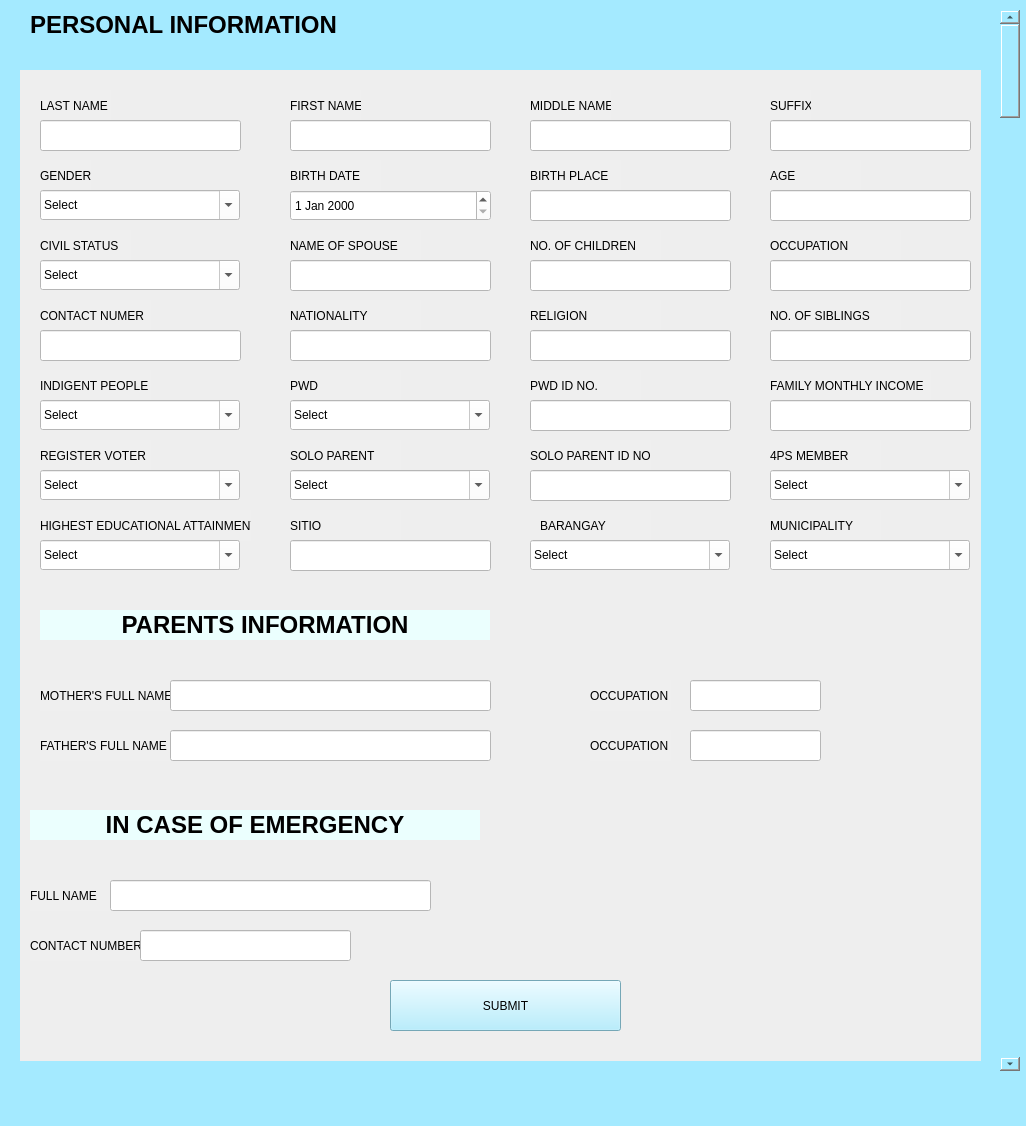
<?xml version="1.0" encoding="UTF-8"?>
<ui version="4.0">
 <class>MainWindow</class>
 <widget class="QMainWindow" name="MainWindow">
  <property name="geometry">
   <rect>
    <x>0</x>
    <y>0</y>
    <width>1026</width>
    <height>1126</height>
   </rect>
  </property>
  <property name="windowTitle">
   <string>MainWindow</string>
  </property>
  <property name="styleSheet">
   <string notr="true">background-color: rgb(164, 234, 255);
</string>
  </property>
  <widget class="QWidget" name="centralwidget">
   <widget class="QLabel" name="label">
    <property name="geometry">
     <rect>
      <x>30</x>
      <y>10</y>
      <width>521</width>
      <height>31</height>
     </rect>
    </property>
    <property name="text">
     <string>&lt;html&gt;&lt;head/&gt;&lt;body&gt;&lt;p&gt;&lt;span style=&quot; font-size:18pt; font-weight:696;&quot;&gt;PERSONAL INFORMATION&lt;/span&gt;&lt;/p&gt;&lt;/body&gt;&lt;/html&gt;</string>
    </property>
   </widget>
   <widget class="QLabel" name="label_2">
    <property name="geometry">
     <rect>
      <x>40</x>
      <y>90</y>
      <width>71</width>
      <height>31</height>
     </rect>
    </property>
    <property name="styleSheet">
     <string notr="true">background-color: rgb(239, 239, 239);
</string>
    </property>
    <property name="text">
     <string>LAST NAME</string>
    </property>
   </widget>
   <widget class="QLineEdit" name="lineEdit">
    <property name="geometry">
     <rect>
      <x>40</x>
      <y>120</y>
      <width>201</width>
      <height>31</height>
     </rect>
    </property>
    <property name="styleSheet">
     <string notr="true">background-color: rgb(255, 255, 255);</string>
    </property>
   </widget>
   <widget class="QLabel" name="label_3">
    <property name="geometry">
     <rect>
      <x>290</x>
      <y>90</y>
      <width>71</width>
      <height>31</height>
     </rect>
    </property>
    <property name="styleSheet">
     <string notr="true">background-color: rgb(239, 239, 239);</string>
    </property>
    <property name="text">
     <string>FIRST NAME</string>
    </property>
   </widget>
   <widget class="QLabel" name="label_4">
    <property name="geometry">
     <rect>
      <x>530</x>
      <y>90</y>
      <width>81</width>
      <height>31</height>
     </rect>
    </property>
    <property name="styleSheet">
     <string notr="true">background-color: rgb(239, 239, 239);
</string>
    </property>
    <property name="text">
     <string>MIDDLE NAME</string>
    </property>
   </widget>
   <widget class="QLabel" name="label_5">
    <property name="geometry">
     <rect>
      <x>770</x>
      <y>90</y>
      <width>41</width>
      <height>31</height>
     </rect>
    </property>
    <property name="styleSheet">
     <string notr="true">background-color: rgb(239, 239, 239);</string>
    </property>
    <property name="text">
     <string>SUFFIX</string>
    </property>
   </widget>
   <widget class="QLabel" name="label_6">
    <property name="geometry">
     <rect>
      <x>290</x>
      <y>160</y>
      <width>91</width>
      <height>31</height>
     </rect>
    </property>
    <property name="styleSheet">
     <string notr="true">background-color: rgb(239, 239, 239);
</string>
    </property>
    <property name="text">
     <string>BIRTH DATE</string>
    </property>
   </widget>
   <widget class="QLineEdit" name="lineEdit_2">
    <property name="geometry">
     <rect>
      <x>290</x>
      <y>120</y>
      <width>201</width>
      <height>31</height>
     </rect>
    </property>
    <property name="styleSheet">
     <string notr="true">background-color: rgb(255, 255, 255);</string>
    </property>
   </widget>
   <widget class="QLabel" name="label_7">
    <property name="geometry">
     <rect>
      <x>40</x>
      <y>160</y>
      <width>51</width>
      <height>31</height>
     </rect>
    </property>
    <property name="styleSheet">
     <string notr="true">background-color: rgb(239, 239, 239);
</string>
    </property>
    <property name="text">
     <string>GENDER</string>
    </property>
   </widget>
   <widget class="QComboBox" name="comboBox">
    <property name="geometry">
     <rect>
      <x>40</x>
      <y>190</y>
      <width>200</width>
      <height>30</height>
     </rect>
    </property>
    <property name="minimumSize">
     <size>
      <width>200</width>
      <height>30</height>
     </size>
    </property>
    <property name="maximumSize">
     <size>
      <width>150</width>
      <height>30</height>
     </size>
    </property>
    <property name="styleSheet">
     <string notr="true">background-color: rgb(255, 255, 255);</string>
    </property>
    <property name="editable">
     <bool>true</bool>
    </property>
    <item>
     <property name="text">
      <string>Select</string>
     </property>
    </item>
    <item>
     <property name="text">
      <string>Male</string>
     </property>
    </item>
    <item>
     <property name="text">
      <string>Female</string>
     </property>
    </item>
   </widget>
   <widget class="QLabel" name="label_8">
    <property name="geometry">
     <rect>
      <x>20</x>
      <y>70</y>
      <width>961</width>
      <height>991</height>
     </rect>
    </property>
    <property name="minimumSize">
     <size>
      <width>0</width>
      <height>0</height>
     </size>
    </property>
    <property name="styleSheet">
     <string notr="true">background-color: rgb(238, 238, 238);</string>
    </property>
    <property name="text">
     <string/>
    </property>
   </widget>
   <widget class="QLabel" name="label_10">
    <property name="geometry">
     <rect>
      <x>290</x>
      <y>300</y>
      <width>131</width>
      <height>31</height>
     </rect>
    </property>
    <property name="styleSheet">
     <string notr="true">background-color: rgb(239, 239, 239);
</string>
    </property>
    <property name="text">
     <string>NATIONALITY</string>
    </property>
   </widget>
   <widget class="QLabel" name="label_12">
    <property name="geometry">
     <rect>
      <x>30</x>
      <y>810</y>
      <width>450</width>
      <height>30</height>
     </rect>
    </property>
    <property name="minimumSize">
     <size>
      <width>450</width>
      <height>30</height>
     </size>
    </property>
    <property name="maximumSize">
     <size>
      <width>300</width>
      <height>30</height>
     </size>
    </property>
    <property name="styleSheet">
     <string notr="true">background-color: rgb(235, 255, 254);

</string>
    </property>
    <property name="frameShape">
     <enum>QFrame::NoFrame</enum>
    </property>
    <property name="text">
     <string>&lt;html&gt;&lt;head/&gt;&lt;body&gt;&lt;p align=&quot;center&quot;&gt;&lt;span style=&quot; font-size:18pt; font-weight:696;&quot;&gt;IN CASE OF EMERGENCY&lt;/span&gt;&lt;/p&gt;&lt;/body&gt;&lt;/html&gt;</string>
    </property>
    <property name="wordWrap">
     <bool>true</bool>
    </property>
   </widget>
   <widget class="QLabel" name="label_13">
    <property name="geometry">
     <rect>
      <x>40</x>
      <y>-40</y>
      <width>541</width>
      <height>591</height>
     </rect>
    </property>
    <property name="text">
     <string/>
    </property>
   </widget>
   <widget class="QLineEdit" name="lineEdit_3">
    <property name="geometry">
     <rect>
      <x>530</x>
      <y>120</y>
      <width>201</width>
      <height>31</height>
     </rect>
    </property>
    <property name="styleSheet">
     <string notr="true">background-color: rgb(255, 255, 255);</string>
    </property>
   </widget>
   <widget class="QLineEdit" name="lineEdit_6">
    <property name="geometry">
     <rect>
      <x>770</x>
      <y>120</y>
      <width>201</width>
      <height>31</height>
     </rect>
    </property>
    <property name="styleSheet">
     <string notr="true">background-color: rgb(255, 255, 255);</string>
    </property>
   </widget>
   <widget class="QDateEdit" name="dateEdit">
    <property name="geometry">
     <rect>
      <x>290</x>
      <y>190</y>
      <width>201</width>
      <height>31</height>
     </rect>
    </property>
    <property name="styleSheet">
     <string notr="true">background-color: rgb(255, 255, 255);</string>
    </property>
   </widget>
   <widget class="QLabel" name="label_9">
    <property name="geometry">
     <rect>
      <x>770</x>
      <y>160</y>
      <width>91</width>
      <height>31</height>
     </rect>
    </property>
    <property name="styleSheet">
     <string notr="true">background-color: rgb(239, 239, 239);
</string>
    </property>
    <property name="text">
     <string>AGE</string>
    </property>
   </widget>
   <widget class="QLabel" name="label_14">
    <property name="geometry">
     <rect>
      <x>530</x>
      <y>160</y>
      <width>91</width>
      <height>31</height>
     </rect>
    </property>
    <property name="styleSheet">
     <string notr="true">background-color: rgb(239, 239, 239);
</string>
    </property>
    <property name="text">
     <string>BIRTH PLACE</string>
    </property>
   </widget>
   <widget class="QLineEdit" name="lineEdit_4">
    <property name="geometry">
     <rect>
      <x>530</x>
      <y>190</y>
      <width>201</width>
      <height>31</height>
     </rect>
    </property>
    <property name="styleSheet">
     <string notr="true">background-color: rgb(255, 255, 255);</string>
    </property>
   </widget>
   <widget class="QLabel" name="label_15">
    <property name="geometry">
     <rect>
      <x>40</x>
      <y>230</y>
      <width>91</width>
      <height>31</height>
     </rect>
    </property>
    <property name="styleSheet">
     <string notr="true">background-color: rgb(239, 239, 239);
</string>
    </property>
    <property name="text">
     <string>CIVIL STATUS</string>
    </property>
   </widget>
   <widget class="QLineEdit" name="lineEdit_7">
    <property name="geometry">
     <rect>
      <x>770</x>
      <y>190</y>
      <width>201</width>
      <height>31</height>
     </rect>
    </property>
    <property name="styleSheet">
     <string notr="true">background-color: rgb(255, 255, 255);</string>
    </property>
   </widget>
   <widget class="QComboBox" name="comboBox_2">
    <property name="geometry">
     <rect>
      <x>40</x>
      <y>260</y>
      <width>200</width>
      <height>30</height>
     </rect>
    </property>
    <property name="minimumSize">
     <size>
      <width>200</width>
      <height>30</height>
     </size>
    </property>
    <property name="maximumSize">
     <size>
      <width>150</width>
      <height>30</height>
     </size>
    </property>
    <property name="styleSheet">
     <string notr="true">background-color: rgb(255, 255, 255);</string>
    </property>
    <property name="editable">
     <bool>true</bool>
    </property>
    <item>
     <property name="text">
      <string>Select</string>
     </property>
    </item>
    <item>
     <property name="text">
      <string>Single</string>
     </property>
    </item>
    <item>
     <property name="text">
      <string>Married</string>
     </property>
    </item>
   </widget>
   <widget class="QLineEdit" name="lineEdit_5">
    <property name="geometry">
     <rect>
      <x>290</x>
      <y>330</y>
      <width>201</width>
      <height>31</height>
     </rect>
    </property>
    <property name="styleSheet">
     <string notr="true">background-color: rgb(255, 255, 255);</string>
    </property>
   </widget>
   <widget class="QLabel" name="label_16">
    <property name="geometry">
     <rect>
      <x>530</x>
      <y>300</y>
      <width>131</width>
      <height>31</height>
     </rect>
    </property>
    <property name="styleSheet">
     <string notr="true">background-color: rgb(239, 239, 239);
</string>
    </property>
    <property name="text">
     <string>RELIGION</string>
    </property>
   </widget>
   <widget class="QLineEdit" name="lineEdit_8">
    <property name="geometry">
     <rect>
      <x>530</x>
      <y>330</y>
      <width>201</width>
      <height>31</height>
     </rect>
    </property>
    <property name="styleSheet">
     <string notr="true">background-color: rgb(255, 255, 255);</string>
    </property>
   </widget>
   <widget class="QLabel" name="label_17">
    <property name="geometry">
     <rect>
      <x>770</x>
      <y>230</y>
      <width>131</width>
      <height>31</height>
     </rect>
    </property>
    <property name="styleSheet">
     <string notr="true">background-color: rgb(239, 239, 239);
</string>
    </property>
    <property name="text">
     <string>OCCUPATION</string>
    </property>
   </widget>
   <widget class="QLineEdit" name="lineEdit_9">
    <property name="geometry">
     <rect>
      <x>770</x>
      <y>260</y>
      <width>201</width>
      <height>31</height>
     </rect>
    </property>
    <property name="styleSheet">
     <string notr="true">background-color: rgb(255, 255, 255);</string>
    </property>
   </widget>
   <widget class="QLabel" name="label_18">
    <property name="geometry">
     <rect>
      <x>40</x>
      <y>300</y>
      <width>111</width>
      <height>31</height>
     </rect>
    </property>
    <property name="styleSheet">
     <string notr="true">background-color: rgb(239, 239, 239);
</string>
    </property>
    <property name="text">
     <string>CONTACT NUMER</string>
    </property>
   </widget>
   <widget class="QLineEdit" name="lineEdit_10">
    <property name="geometry">
     <rect>
      <x>40</x>
      <y>330</y>
      <width>201</width>
      <height>31</height>
     </rect>
    </property>
    <property name="styleSheet">
     <string notr="true">background-color: rgb(255, 255, 255);</string>
    </property>
   </widget>
   <widget class="QLabel" name="label_19">
    <property name="geometry">
     <rect>
      <x>290</x>
      <y>370</y>
      <width>111</width>
      <height>31</height>
     </rect>
    </property>
    <property name="styleSheet">
     <string notr="true">background-color: rgb(239, 239, 239);
</string>
    </property>
    <property name="text">
     <string>PWD</string>
    </property>
   </widget>
   <widget class="QComboBox" name="comboBox_3">
    <property name="geometry">
     <rect>
      <x>290</x>
      <y>400</y>
      <width>200</width>
      <height>30</height>
     </rect>
    </property>
    <property name="minimumSize">
     <size>
      <width>200</width>
      <height>30</height>
     </size>
    </property>
    <property name="maximumSize">
     <size>
      <width>150</width>
      <height>30</height>
     </size>
    </property>
    <property name="styleSheet">
     <string notr="true">background-color: rgb(255, 255, 255);</string>
    </property>
    <property name="editable">
     <bool>true</bool>
    </property>
    <item>
     <property name="text">
      <string>Select</string>
     </property>
    </item>
    <item>
     <property name="text">
      <string>Yes</string>
     </property>
    </item>
    <item>
     <property name="text">
      <string>No</string>
     </property>
    </item>
   </widget>
   <widget class="QLabel" name="label_20">
    <property name="geometry">
     <rect>
      <x>530</x>
      <y>370</y>
      <width>111</width>
      <height>31</height>
     </rect>
    </property>
    <property name="styleSheet">
     <string notr="true">background-color: rgb(239, 239, 239);
</string>
    </property>
    <property name="text">
     <string>PWD ID NO.</string>
    </property>
   </widget>
   <widget class="QLineEdit" name="lineEdit_11">
    <property name="geometry">
     <rect>
      <x>530</x>
      <y>400</y>
      <width>201</width>
      <height>31</height>
     </rect>
    </property>
    <property name="styleSheet">
     <string notr="true">background-color: rgb(255, 255, 255);</string>
    </property>
   </widget>
   <widget class="QLabel" name="label_21">
    <property name="geometry">
     <rect>
      <x>770</x>
      <y>370</y>
      <width>161</width>
      <height>31</height>
     </rect>
    </property>
    <property name="styleSheet">
     <string notr="true">background-color: rgb(239, 239, 239);
</string>
    </property>
    <property name="text">
     <string>FAMILY MONTHLY INCOME</string>
    </property>
   </widget>
   <widget class="QLineEdit" name="lineEdit_12">
    <property name="geometry">
     <rect>
      <x>770</x>
      <y>400</y>
      <width>201</width>
      <height>31</height>
     </rect>
    </property>
    <property name="styleSheet">
     <string notr="true">background-color: rgb(255, 255, 255);</string>
    </property>
   </widget>
   <widget class="QLabel" name="label_22">
    <property name="geometry">
     <rect>
      <x>40</x>
      <y>370</y>
      <width>111</width>
      <height>31</height>
     </rect>
    </property>
    <property name="styleSheet">
     <string notr="true">background-color: rgb(239, 239, 239);
</string>
    </property>
    <property name="text">
     <string>INDIGENT PEOPLE</string>
    </property>
   </widget>
   <widget class="QComboBox" name="comboBox_4">
    <property name="geometry">
     <rect>
      <x>40</x>
      <y>400</y>
      <width>200</width>
      <height>30</height>
     </rect>
    </property>
    <property name="minimumSize">
     <size>
      <width>200</width>
      <height>30</height>
     </size>
    </property>
    <property name="maximumSize">
     <size>
      <width>150</width>
      <height>30</height>
     </size>
    </property>
    <property name="styleSheet">
     <string notr="true">background-color: rgb(255, 255, 255);</string>
    </property>
    <property name="editable">
     <bool>true</bool>
    </property>
    <item>
     <property name="text">
      <string>Select</string>
     </property>
    </item>
    <item>
     <property name="text">
      <string>Yes</string>
     </property>
    </item>
    <item>
     <property name="text">
      <string>No</string>
     </property>
    </item>
   </widget>
   <widget class="QLabel" name="label_23">
    <property name="geometry">
     <rect>
      <x>290</x>
      <y>440</y>
      <width>111</width>
      <height>31</height>
     </rect>
    </property>
    <property name="styleSheet">
     <string notr="true">background-color: rgb(239, 239, 239);
</string>
    </property>
    <property name="text">
     <string>SOLO PARENT</string>
    </property>
   </widget>
   <widget class="QComboBox" name="comboBox_5">
    <property name="geometry">
     <rect>
      <x>290</x>
      <y>470</y>
      <width>200</width>
      <height>30</height>
     </rect>
    </property>
    <property name="minimumSize">
     <size>
      <width>200</width>
      <height>30</height>
     </size>
    </property>
    <property name="maximumSize">
     <size>
      <width>150</width>
      <height>30</height>
     </size>
    </property>
    <property name="styleSheet">
     <string notr="true">background-color: rgb(255, 255, 255);</string>
    </property>
    <property name="editable">
     <bool>true</bool>
    </property>
    <item>
     <property name="text">
      <string>Select</string>
     </property>
    </item>
    <item>
     <property name="text">
      <string>Yes</string>
     </property>
    </item>
    <item>
     <property name="text">
      <string>No</string>
     </property>
    </item>
   </widget>
   <widget class="QLabel" name="label_24">
    <property name="geometry">
     <rect>
      <x>530</x>
      <y>440</y>
      <width>121</width>
      <height>31</height>
     </rect>
    </property>
    <property name="styleSheet">
     <string notr="true">background-color: rgb(239, 239, 239);
</string>
    </property>
    <property name="text">
     <string>SOLO PARENT ID NO.</string>
    </property>
   </widget>
   <widget class="QLineEdit" name="lineEdit_13">
    <property name="geometry">
     <rect>
      <x>530</x>
      <y>470</y>
      <width>201</width>
      <height>31</height>
     </rect>
    </property>
    <property name="styleSheet">
     <string notr="true">background-color: rgb(255, 255, 255);</string>
    </property>
   </widget>
   <widget class="QLabel" name="label_25">
    <property name="geometry">
     <rect>
      <x>770</x>
      <y>440</y>
      <width>111</width>
      <height>31</height>
     </rect>
    </property>
    <property name="styleSheet">
     <string notr="true">background-color: rgb(239, 239, 239);
</string>
    </property>
    <property name="text">
     <string>4PS MEMBER</string>
    </property>
   </widget>
   <widget class="QComboBox" name="comboBox_6">
    <property name="geometry">
     <rect>
      <x>770</x>
      <y>470</y>
      <width>200</width>
      <height>30</height>
     </rect>
    </property>
    <property name="minimumSize">
     <size>
      <width>200</width>
      <height>30</height>
     </size>
    </property>
    <property name="maximumSize">
     <size>
      <width>150</width>
      <height>30</height>
     </size>
    </property>
    <property name="styleSheet">
     <string notr="true">background-color: rgb(255, 255, 255);</string>
    </property>
    <property name="editable">
     <bool>true</bool>
    </property>
    <item>
     <property name="text">
      <string>Select</string>
     </property>
    </item>
    <item>
     <property name="text">
      <string>Yes</string>
     </property>
    </item>
    <item>
     <property name="text">
      <string>No</string>
     </property>
    </item>
   </widget>
   <widget class="QLabel" name="label_26">
    <property name="geometry">
     <rect>
      <x>40</x>
      <y>440</y>
      <width>111</width>
      <height>31</height>
     </rect>
    </property>
    <property name="styleSheet">
     <string notr="true">background-color: rgb(239, 239, 239);
</string>
    </property>
    <property name="text">
     <string>REGISTER VOTER</string>
    </property>
   </widget>
   <widget class="QComboBox" name="comboBox_7">
    <property name="geometry">
     <rect>
      <x>40</x>
      <y>470</y>
      <width>200</width>
      <height>30</height>
     </rect>
    </property>
    <property name="minimumSize">
     <size>
      <width>200</width>
      <height>30</height>
     </size>
    </property>
    <property name="maximumSize">
     <size>
      <width>150</width>
      <height>30</height>
     </size>
    </property>
    <property name="styleSheet">
     <string notr="true">background-color: rgb(255, 255, 255);</string>
    </property>
    <property name="editable">
     <bool>true</bool>
    </property>
    <item>
     <property name="text">
      <string>Select</string>
     </property>
    </item>
    <item>
     <property name="text">
      <string>Yes</string>
     </property>
    </item>
    <item>
     <property name="text">
      <string>No</string>
     </property>
    </item>
   </widget>
   <widget class="QLabel" name="label_27">
    <property name="geometry">
     <rect>
      <x>290</x>
      <y>510</y>
      <width>111</width>
      <height>31</height>
     </rect>
    </property>
    <property name="styleSheet">
     <string notr="true">background-color: rgb(239, 239, 239);
</string>
    </property>
    <property name="text">
     <string>SITIO</string>
    </property>
   </widget>
   <widget class="QLineEdit" name="lineEdit_14">
    <property name="geometry">
     <rect>
      <x>290</x>
      <y>540</y>
      <width>201</width>
      <height>31</height>
     </rect>
    </property>
    <property name="styleSheet">
     <string notr="true">background-color: rgb(255, 255, 255);</string>
    </property>
   </widget>
   <widget class="QLabel" name="label_28">
    <property name="geometry">
     <rect>
      <x>540</x>
      <y>510</y>
      <width>111</width>
      <height>31</height>
     </rect>
    </property>
    <property name="styleSheet">
     <string notr="true">background-color: rgb(239, 239, 239);
</string>
    </property>
    <property name="text">
     <string>BARANGAY</string>
    </property>
   </widget>
   <widget class="QComboBox" name="comboBox_8">
    <property name="geometry">
     <rect>
      <x>530</x>
      <y>540</y>
      <width>200</width>
      <height>30</height>
     </rect>
    </property>
    <property name="minimumSize">
     <size>
      <width>200</width>
      <height>30</height>
     </size>
    </property>
    <property name="maximumSize">
     <size>
      <width>150</width>
      <height>30</height>
     </size>
    </property>
    <property name="styleSheet">
     <string notr="true">background-color: rgb(255, 255, 255);</string>
    </property>
    <property name="editable">
     <bool>true</bool>
    </property>
    <item>
     <property name="text">
      <string>Select</string>
     </property>
    </item>
    <item>
     <property name="text">
      <string>Balibago</string>
     </property>
    </item>
   </widget>
   <widget class="QLabel" name="label_29">
    <property name="geometry">
     <rect>
      <x>770</x>
      <y>510</y>
      <width>111</width>
      <height>31</height>
     </rect>
    </property>
    <property name="styleSheet">
     <string notr="true">background-color: rgb(239, 239, 239);
</string>
    </property>
    <property name="text">
     <string>MUNICIPALITY</string>
    </property>
   </widget>
   <widget class="QComboBox" name="comboBox_9">
    <property name="geometry">
     <rect>
      <x>770</x>
      <y>540</y>
      <width>200</width>
      <height>30</height>
     </rect>
    </property>
    <property name="minimumSize">
     <size>
      <width>200</width>
      <height>30</height>
     </size>
    </property>
    <property name="maximumSize">
     <size>
      <width>150</width>
      <height>30</height>
     </size>
    </property>
    <property name="styleSheet">
     <string notr="true">background-color: rgb(255, 255, 255);</string>
    </property>
    <property name="editable">
     <bool>true</bool>
    </property>
    <item>
     <property name="text">
      <string>Select</string>
     </property>
    </item>
    <item>
     <property name="text">
      <string>Calatagan</string>
     </property>
    </item>
   </widget>
   <widget class="QLabel" name="label_30">
    <property name="geometry">
     <rect>
      <x>30</x>
      <y>880</y>
      <width>121</width>
      <height>31</height>
     </rect>
    </property>
    <property name="styleSheet">
     <string notr="true">background-color: rgb(239, 239, 239);
</string>
    </property>
    <property name="text">
     <string>FULL NAME</string>
    </property>
   </widget>
   <widget class="QLineEdit" name="lineEdit_15">
    <property name="geometry">
     <rect>
      <x>110</x>
      <y>880</y>
      <width>321</width>
      <height>31</height>
     </rect>
    </property>
    <property name="styleSheet">
     <string notr="true">background-color: rgb(255, 255, 255);</string>
    </property>
   </widget>
   <widget class="QLabel" name="label_31">
    <property name="geometry">
     <rect>
      <x>30</x>
      <y>930</y>
      <width>121</width>
      <height>31</height>
     </rect>
    </property>
    <property name="styleSheet">
     <string notr="true">background-color: rgb(239, 239, 239);
</string>
    </property>
    <property name="text">
     <string>CONTACT NUMBER</string>
    </property>
   </widget>
   <widget class="QLineEdit" name="lineEdit_16">
    <property name="geometry">
     <rect>
      <x>140</x>
      <y>930</y>
      <width>211</width>
      <height>31</height>
     </rect>
    </property>
    <property name="styleSheet">
     <string notr="true">background-color: rgb(255, 255, 255);</string>
    </property>
   </widget>
   <widget class="QPushButton" name="pushButton_2">
    <property name="geometry">
     <rect>
      <x>390</x>
      <y>980</y>
      <width>231</width>
      <height>51</height>
     </rect>
    </property>
    <property name="styleSheet">
     <string notr="true">font: 14pt &quot;Segoe UI&quot;;</string>
    </property>
    <property name="text">
     <string>SUBMIT</string>
    </property>
   </widget>
   <widget class="QLabel" name="label_34">
    <property name="geometry">
     <rect>
      <x>40</x>
      <y>510</y>
      <width>211</width>
      <height>31</height>
     </rect>
    </property>
    <property name="styleSheet">
     <string notr="true">background-color: rgb(239, 239, 239);
</string>
    </property>
    <property name="text">
     <string>HIGHEST EDUCATIONAL ATTAINMENT</string>
    </property>
   </widget>
   <widget class="QComboBox" name="comboBox_10">
    <property name="geometry">
     <rect>
      <x>40</x>
      <y>540</y>
      <width>200</width>
      <height>30</height>
     </rect>
    </property>
    <property name="minimumSize">
     <size>
      <width>200</width>
      <height>30</height>
     </size>
    </property>
    <property name="maximumSize">
     <size>
      <width>150</width>
      <height>30</height>
     </size>
    </property>
    <property name="styleSheet">
     <string notr="true">background-color: rgb(255, 255, 255);</string>
    </property>
    <property name="editable">
     <bool>true</bool>
    </property>
    <item>
     <property name="text">
      <string>Select</string>
     </property>
    </item>
    <item>
     <property name="text">
      <string>Elementary</string>
     </property>
    </item>
    <item>
     <property name="text">
      <string>High School</string>
     </property>
    </item>
    <item>
     <property name="text">
      <string>College</string>
     </property>
    </item>
    <item>
     <property name="text">
      <string>POSTGRAD</string>
     </property>
    </item>
   </widget>
   <widget class="QLabel" name="label_35">
    <property name="geometry">
     <rect>
      <x>290</x>
      <y>230</y>
      <width>131</width>
      <height>31</height>
     </rect>
    </property>
    <property name="styleSheet">
     <string notr="true">background-color: rgb(239, 239, 239);
</string>
    </property>
    <property name="text">
     <string>NAME OF SPOUSE</string>
    </property>
   </widget>
   <widget class="QLineEdit" name="lineEdit_17">
    <property name="geometry">
     <rect>
      <x>290</x>
      <y>260</y>
      <width>201</width>
      <height>31</height>
     </rect>
    </property>
    <property name="styleSheet">
     <string notr="true">background-color: rgb(255, 255, 255);</string>
    </property>
   </widget>
   <widget class="QLabel" name="label_36">
    <property name="geometry">
     <rect>
      <x>530</x>
      <y>230</y>
      <width>131</width>
      <height>31</height>
     </rect>
    </property>
    <property name="styleSheet">
     <string notr="true">background-color: rgb(239, 239, 239);
</string>
    </property>
    <property name="text">
     <string>NO. OF CHILDREN</string>
    </property>
   </widget>
   <widget class="QLineEdit" name="lineEdit_18">
    <property name="geometry">
     <rect>
      <x>530</x>
      <y>260</y>
      <width>201</width>
      <height>31</height>
     </rect>
    </property>
    <property name="styleSheet">
     <string notr="true">background-color: rgb(255, 255, 255);</string>
    </property>
   </widget>
   <widget class="QLabel" name="label_37">
    <property name="geometry">
     <rect>
      <x>770</x>
      <y>300</y>
      <width>131</width>
      <height>31</height>
     </rect>
    </property>
    <property name="styleSheet">
     <string notr="true">background-color: rgb(239, 239, 239);
</string>
    </property>
    <property name="text">
     <string>NO. OF SIBLINGS</string>
    </property>
   </widget>
   <widget class="QLineEdit" name="lineEdit_19">
    <property name="geometry">
     <rect>
      <x>770</x>
      <y>330</y>
      <width>201</width>
      <height>31</height>
     </rect>
    </property>
    <property name="styleSheet">
     <string notr="true">background-color: rgb(255, 255, 255);</string>
    </property>
   </widget>
   <widget class="QLabel" name="label_38">
    <property name="geometry">
     <rect>
      <x>40</x>
      <y>680</y>
      <width>131</width>
      <height>31</height>
     </rect>
    </property>
    <property name="styleSheet">
     <string notr="true">background-color: rgb(239, 239, 239);
</string>
    </property>
    <property name="text">
     <string>MOTHER'S FULL NAME</string>
    </property>
   </widget>
   <widget class="QLineEdit" name="lineEdit_20">
    <property name="geometry">
     <rect>
      <x>170</x>
      <y>680</y>
      <width>321</width>
      <height>31</height>
     </rect>
    </property>
    <property name="styleSheet">
     <string notr="true">background-color: rgb(255, 255, 255);</string>
    </property>
   </widget>
   <widget class="QLabel" name="label_39">
    <property name="geometry">
     <rect>
      <x>40</x>
      <y>730</y>
      <width>131</width>
      <height>31</height>
     </rect>
    </property>
    <property name="styleSheet">
     <string notr="true">background-color: rgb(239, 239, 239);
</string>
    </property>
    <property name="text">
     <string>FATHER'S FULL NAME</string>
    </property>
   </widget>
   <widget class="QLineEdit" name="lineEdit_21">
    <property name="geometry">
     <rect>
      <x>170</x>
      <y>730</y>
      <width>321</width>
      <height>31</height>
     </rect>
    </property>
    <property name="styleSheet">
     <string notr="true">background-color: rgb(255, 255, 255);</string>
    </property>
   </widget>
   <widget class="QScrollBar" name="verticalScrollBar">
    <property name="geometry">
     <rect>
      <x>1000</x>
      <y>10</y>
      <width>20</width>
      <height>1061</height>
     </rect>
    </property>
   </widget>
   <widget class="QLabel" name="label_40">
    <property name="geometry">
     <rect>
      <x>590</x>
      <y>680</y>
      <width>81</width>
      <height>31</height>
     </rect>
    </property>
    <property name="styleSheet">
     <string notr="true">background-color: rgb(239, 239, 239);
</string>
    </property>
    <property name="text">
     <string>OCCUPATION</string>
    </property>
   </widget>
   <widget class="QLineEdit" name="lineEdit_22">
    <property name="geometry">
     <rect>
      <x>690</x>
      <y>680</y>
      <width>131</width>
      <height>31</height>
     </rect>
    </property>
    <property name="styleSheet">
     <string notr="true">background-color: rgb(255, 255, 255);</string>
    </property>
   </widget>
   <widget class="QLabel" name="label_41">
    <property name="geometry">
     <rect>
      <x>590</x>
      <y>730</y>
      <width>81</width>
      <height>31</height>
     </rect>
    </property>
    <property name="styleSheet">
     <string notr="true">background-color: rgb(239, 239, 239);
</string>
    </property>
    <property name="text">
     <string>OCCUPATION</string>
    </property>
   </widget>
   <widget class="QLineEdit" name="lineEdit_23">
    <property name="geometry">
     <rect>
      <x>690</x>
      <y>730</y>
      <width>131</width>
      <height>31</height>
     </rect>
    </property>
    <property name="styleSheet">
     <string notr="true">background-color: rgb(255, 255, 255);</string>
    </property>
   </widget>
   <widget class="QLabel" name="label_33">
    <property name="geometry">
     <rect>
      <x>40</x>
      <y>610</y>
      <width>450</width>
      <height>30</height>
     </rect>
    </property>
    <property name="minimumSize">
     <size>
      <width>450</width>
      <height>30</height>
     </size>
    </property>
    <property name="maximumSize">
     <size>
      <width>450</width>
      <height>30</height>
     </size>
    </property>
    <property name="styleSheet">
     <string notr="true">background-color: rgb(235, 255, 254);

</string>
    </property>
    <property name="frameShape">
     <enum>QFrame::NoFrame</enum>
    </property>
    <property name="text">
     <string>&lt;html&gt;&lt;head/&gt;&lt;body&gt;&lt;p align=&quot;center&quot;&gt;&lt;span style=&quot; font-size:18pt; font-weight:600;&quot;&gt;PARENTS INFORMATION&lt;/span&gt;&lt;/p&gt;&lt;/body&gt;&lt;/html&gt;</string>
    </property>
    <property name="wordWrap">
     <bool>true</bool>
    </property>
   </widget>
   <zorder>label_13</zorder>
   <zorder>label</zorder>
   <zorder>label_8</zorder>
   <zorder>label_2</zorder>
   <zorder>lineEdit</zorder>
   <zorder>label_3</zorder>
   <zorder>label_4</zorder>
   <zorder>label_5</zorder>
   <zorder>label_6</zorder>
   <zorder>lineEdit_2</zorder>
   <zorder>label_7</zorder>
   <zorder>comboBox</zorder>
   <zorder>label_10</zorder>
   <zorder>label_12</zorder>
   <zorder>lineEdit_3</zorder>
   <zorder>lineEdit_6</zorder>
   <zorder>dateEdit</zorder>
   <zorder>label_9</zorder>
   <zorder>label_14</zorder>
   <zorder>lineEdit_4</zorder>
   <zorder>label_15</zorder>
   <zorder>lineEdit_7</zorder>
   <zorder>comboBox_2</zorder>
   <zorder>lineEdit_5</zorder>
   <zorder>label_16</zorder>
   <zorder>lineEdit_8</zorder>
   <zorder>label_17</zorder>
   <zorder>lineEdit_9</zorder>
   <zorder>label_18</zorder>
   <zorder>lineEdit_10</zorder>
   <zorder>label_19</zorder>
   <zorder>comboBox_3</zorder>
   <zorder>label_20</zorder>
   <zorder>lineEdit_11</zorder>
   <zorder>label_21</zorder>
   <zorder>lineEdit_12</zorder>
   <zorder>label_22</zorder>
   <zorder>comboBox_4</zorder>
   <zorder>label_23</zorder>
   <zorder>comboBox_5</zorder>
   <zorder>label_24</zorder>
   <zorder>lineEdit_13</zorder>
   <zorder>label_25</zorder>
   <zorder>comboBox_6</zorder>
   <zorder>label_26</zorder>
   <zorder>comboBox_7</zorder>
   <zorder>label_27</zorder>
   <zorder>lineEdit_14</zorder>
   <zorder>label_28</zorder>
   <zorder>comboBox_8</zorder>
   <zorder>label_29</zorder>
   <zorder>comboBox_9</zorder>
   <zorder>label_30</zorder>
   <zorder>lineEdit_15</zorder>
   <zorder>label_31</zorder>
   <zorder>lineEdit_16</zorder>
   <zorder>pushButton_2</zorder>
   <zorder>label_34</zorder>
   <zorder>comboBox_10</zorder>
   <zorder>label_35</zorder>
   <zorder>lineEdit_17</zorder>
   <zorder>label_36</zorder>
   <zorder>lineEdit_18</zorder>
   <zorder>label_37</zorder>
   <zorder>lineEdit_19</zorder>
   <zorder>label_38</zorder>
   <zorder>lineEdit_20</zorder>
   <zorder>label_39</zorder>
   <zorder>lineEdit_21</zorder>
   <zorder>verticalScrollBar</zorder>
   <zorder>label_40</zorder>
   <zorder>lineEdit_22</zorder>
   <zorder>label_41</zorder>
   <zorder>lineEdit_23</zorder>
   <zorder>label_33</zorder>
  </widget>
  <widget class="QMenuBar" name="menubar">
   <property name="geometry">
    <rect>
     <x>0</x>
     <y>0</y>
     <width>1026</width>
     <height>26</height>
    </rect>
   </property>
  </widget>
  <widget class="QStatusBar" name="statusbar"/>
 </widget>
 <resources/>
 <connections/>
</ui>
